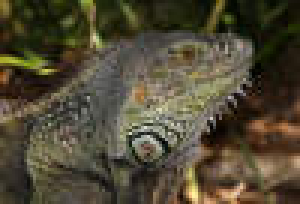
#> input picture backend/Canon_40D.jpg, 100 x 68 px (shown 3 times larger)
$ python rs_png_detector.py Canon_40D.jpg
#> lines starting #> are read from the running program, lines starting #| are printed output that depends on the picture; long printed decimals are rounded
#!/usr/bin/env python3
"""
Minimal RS steganalysis-style detector for PNG (spatial / pixel domain).

- Reads image pixels using Pillow
- Converts to luminance (grayscale)
- Builds a sequence of pixel intensities
- Applies RS analysis with group size 4
- Outputs R+, S+, R-, S- and a simple "suspicion score"

This is a *heuristic* detector aimed at LSB-type spatial stego in lossless images
(like classic LSB replacement/LSB matching in PNG). It will not be perfect, but
it's a solid proof-of-concept, analogous to the JPEG DCT version.
"""

import sys
import numpy as np
from PIL import Image

GROUP_SIZE = 4  # keep the same as the JPEG version


# ----------------- RS helpers -----------------

def discrimination_func(group: np.ndarray) -> float:
    """
    Discrimination function f(G): measure of local variation.
    Classic choice: sum |x_{i+1} - x_i| for the group.
    """
    return np.sum(np.abs(np.diff(group)))


def flip_LSB_plus(c: int) -> int:
    """
    F+ flipping function on a single pixel value (0..255).

    Idea (spatial RS-style):
      - even -> +1
      - odd  -> -1
    with saturation at [0, 255].
    """
    if (c & 1) == 0:
        # even
        return c + 1 if c < 255 else 255
    else:
        # odd
        return c - 1 if c > 0 else 0


def flip_LSB_minus(c: int) -> int:
    """
    F- flipping function (roughly inverse of F+).

    Idea:
      - even -> -1
      - odd  -> +1
    with saturation at [0, 255].
    """
    if (c & 1) == 0:
        # even
        return c - 1 if c > 0 else 0
    else:
        # odd
        return c + 1 if c < 255 else 255


def classify_group(group: np.ndarray, flip_func) -> str:
    """
    Classify a group G as:
      - 'R' (Regular) if f(F(G)) > f(G)
      - 'S' (Singular) if f(F(G)) < f(G)
      - 'U' (Unusable) if equal

    flip_func is either flip_LSB_plus or flip_LSB_minus.
    """
    fG = discrimination_func(group)
    flipped = np.array([flip_func(int(c)) for c in group], dtype=np.int32)
    fF = discrimination_func(flipped)

    if fF > fG:
        return 'R'
    elif fF < fG:
        return 'S'
    else:
        return 'U'


# ----------------- PNG pixel extraction -----------------

def get_pixel_sequence(path: str) -> np.ndarray:
    """
    Extract a long 1D sequence of grayscale pixel values (0..255).

    - Loads the image using Pillow
    - Converts to 8-bit grayscale ("L")
    - Flattens to a 1D array

    This yields a sequence suitable for grouping in RS analysis.
    """
    img = Image.open(path)
    img = img.convert("L")  # luminance / grayscale
    arr = np.array(img, dtype=np.int32)
    return arr.flatten()


# ----------------- RS analysis core -----------------

def rs_analysis(samples: np.ndarray, group_size: int = GROUP_SIZE):
    """
    Perform RS analysis on a 1D sample array (pixel values).

    Returns:
        R_plus, S_plus, R_minus, S_minus, U_plus, U_minus
    """
    # Truncate to multiple of group_size
    n_groups = len(samples) // group_size
    samples = samples[:n_groups * group_size]
    groups = samples.reshape(n_groups, group_size)

    R_plus = S_plus = U_plus = 0
    R_minus = S_minus = U_minus = 0

    for g in groups:
        # F+ classification
        c_plus = classify_group(g, flip_LSB_plus)
        if c_plus == 'R':
            R_plus += 1
        elif c_plus == 'S':
            S_plus += 1
        else:
            U_plus += 1

        # F- classification
        c_minus = classify_group(g, flip_LSB_minus)
        if c_minus == 'R':
            R_minus += 1
        elif c_minus == 'S':
            S_minus += 1
        else:
            U_minus += 1

    return R_plus, S_plus, R_minus, S_minus, U_plus, U_minus


def rs_suspicion_score(Rp, Sp, Rm, Sm) -> float:
    """
    A simple heuristic "suspicion" score based on RS asymmetry.

    For clean images, (Rp - Sp) and (Rm - Sm) are usually similar;
    for LSB-type stego, this symmetry is disturbed.

    We measure normalized difference:
        score = | (Rp - Sp) - (Rm - Sm) | / total_groups

    Higher score => more suspicious.
    """
    total = Rp + Sp + Rm + Sm
    if total == 0:
        return 0.0
    diff = abs((Rp - Sp) - (Rm - Sm))
    return diff / total

def analyze_png_dict(path: str):
    samples = get_pixel_sequence(path)

    reliability = "normal"
    if len(samples) < GROUP_SIZE * 100:
        reliability = "low"

    Rp, Sp, Rm, Sm, Up, Um = rs_analysis(samples, group_size=GROUP_SIZE)
    score = rs_suspicion_score(Rp, Sp, Rm, Sm)

    verdict = "suspicious" if score > 0.01 else "likely_clean"

    return {
        "total_groups": Rp + Sp + Up,
        "R_plus": Rp,
        "S_plus": Sp,
        "U_plus": Up,
        "R_minus": Rm,
        "S_minus": Sm,
        "U_minus": Um,
        "score": score,
        "verdict": verdict,
        "reliability": reliability,
    }

def analyze_png(path: str):
    result = analyze_png_dict(path)
#> in get_pixel_sequence, img is the input picture: PIL image 100x68 RGB; mean R, G, B 80, 72.8, 52.9
#> in get_pixel_sequence, `img = img.convert("L")`:
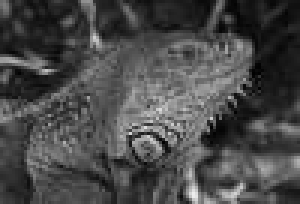
#> img: PIL image 100x68 L (shown 3 times larger); min 1, max 237, mean 72.7
#> in analyze_png_dict, `samples = get_pixel_sequence(path)`: samples = 6800 values, max 237 at index 6464, min 1 at index 2484, mean 72.7
#> in rs_analysis, `n_groups = len(samples) // group_size`: n_groups = 1700
#> in rs_analysis, `groups = samples.reshape(n_groups, group_size)`: groups = 1700 rows, first 6: [105, 111, 89, 49], [35, 51, 55, 41], [28, 18, 20, 33], [34, 21, 17, 25], [38, 50, 62, 64], [55, 43, 35, 32]
#> the loop in rs_analysis, `for g in groups:` made 1700 passes
#> (g, c_plus, c_minus) on passes 1 to 11: ([105, 111, 89, 49], 'U', 'U'), ([35, 51, 55, 41], 'U', 'U'), ([28, 18, 20, 33], 'S', 'R'), ([34, 21, 17, 25], 'R', 'S'), ([38, 50, 62, 64], 'U', 'U'), ([55, 43, 35, 32], 'S', 'R'), ([30, 34, 81, 142], 'U', 'U'), ([144, 148, 137, 51], 'R', 'S'), ([41, 35, 33, 33], 'U', 'U'), ([29, 26, 37, 53], 'S', 'R'), ([66, 42, 30, 39], 'S', 'R')
#> after the loop in rs_analysis, `for g in groups:`: R_minus = 624; R_plus = 595; S_minus = 469; S_plus = 488; U_minus = 607; U_plus = 617
#> in analyze_png_dict, `Rp, Sp, Rm, Sm, Up, Um = rs_analysis(samples, group_size=GROUP_SIZE)`: Rp = 595; Sp = 488; Rm = 624; Sm = 469; Up = 617; Um = 607
#> in rs_suspicion_score, `total = Rp + Sp + Rm + Sm`: total = 2176
#> in rs_suspicion_score, `diff = abs((Rp - Sp) - (Rm - Sm))`: diff = 48
#> in analyze_png_dict, `score = rs_suspicion_score(Rp, Sp, Rm, Sm)`: score = 0.0221
#> in analyze_png_dict, `verdict = "suspicious" if score > 0.01 else "likely_clean"`: verdict = 'suspicious'
#> result = 10 items

    print(f"File: {path}")
    print(f"Total groups (used): {result['total_groups']}")
#| Total groups (used): 1700
    print(f"R+ = {result['R_plus']}, S+ = {result['S_plus']}, U+ = {result['U_plus']}")
#| R+ = 595, S+ = 488, U+ = 617
    print(f"R- = {result['R_minus']}, S- = {result['S_minus']}, U- = {result['U_minus']}")
#| R- = 624, S- = 469, U- = 607
    print(
        "Suspicion score (0 = clean-looking, higher = more suspicious): "
        f"{result['score']:.6f}"
    )
#| Suspicion score (0 = clean-looking, higher = more suspicious): 0.02206

    if result["verdict"] == "suspicious":
        print("Result: Image looks SUSPICIOUS (possible spatial LSB stego).")
    else:
        print("Result: Image looks LIKELY CLEAN (no strong RS evidence of spatial LSB stego).")


# ----------------- CLI -----------------

if __name__ == "__main__":
    if len(sys.argv) < 2:
        print("Usage: python rs_png_detector.py <image.png>")
        sys.exit(1)
    analyze_png(sys.argv[1])
